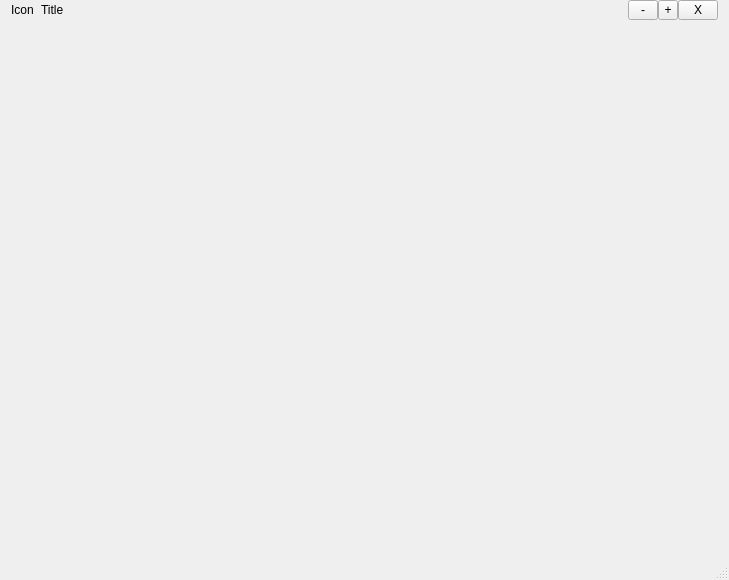
<?xml version="1.0" encoding="UTF-8"?>
<ui version="4.0">
 <class>DialogBase</class>
 <widget class="QDialog" name="DialogBase">
  <property name="geometry">
   <rect>
    <x>0</x>
    <y>0</y>
    <width>729</width>
    <height>580</height>
   </rect>
  </property>
  <property name="windowTitle">
   <string>Dialog</string>
  </property>
  <property name="sizeGripEnabled">
   <bool>true</bool>
  </property>
  <layout class="QVBoxLayout" name="verticalLayout_2">
   <property name="spacing">
    <number>0</number>
   </property>
   <property name="margin">
    <number>0</number>
   </property>
   <item>
    <layout class="QVBoxLayout" name="Outline">
     <property name="spacing">
      <number>0</number>
     </property>
     <property name="leftMargin">
      <number>11</number>
     </property>
     <property name="topMargin">
      <number>0</number>
     </property>
     <property name="rightMargin">
      <number>11</number>
     </property>
     <property name="bottomMargin">
      <number>11</number>
     </property>
     <item>
      <layout class="QHBoxLayout" name="TitleBar">
       <property name="spacing">
        <number>0</number>
       </property>
       <property name="leftMargin">
        <number>0</number>
       </property>
       <property name="topMargin">
        <number>0</number>
       </property>
       <property name="rightMargin">
        <number>0</number>
       </property>
       <property name="bottomMargin">
        <number>5</number>
       </property>
       <item>
        <widget class="QLabel" name="icon">
         <property name="text">
          <string>Icon</string>
         </property>
        </widget>
       </item>
       <item>
        <widget class="QLabel" name="space">
         <property name="text">
          <string/>
         </property>
        </widget>
       </item>
       <item>
        <widget class="QLabel" name="title">
         <property name="text">
          <string>Title</string>
         </property>
        </widget>
       </item>
       <item>
        <spacer name="horizontalSpacer">
         <property name="orientation">
          <enum>Qt::Horizontal</enum>
         </property>
         <property name="sizeHint" stdset="0">
          <size>
           <width>40</width>
           <height>20</height>
          </size>
         </property>
        </spacer>
       </item>
       <item>
        <widget class="QToolButton" name="toolButton">
         <property name="minimumSize">
          <size>
           <width>30</width>
           <height>20</height>
          </size>
         </property>
         <property name="maximumSize">
          <size>
           <width>30</width>
           <height>20</height>
          </size>
         </property>
         <property name="text">
          <string>-</string>
         </property>
         <property name="iconSize">
          <size>
           <width>20</width>
           <height>20</height>
          </size>
         </property>
        </widget>
       </item>
       <item>
        <widget class="QToolButton" name="toolButton_2">
         <property name="minimumSize">
          <size>
           <width>20</width>
           <height>20</height>
          </size>
         </property>
         <property name="maximumSize">
          <size>
           <width>20</width>
           <height>20</height>
          </size>
         </property>
         <property name="text">
          <string>+</string>
         </property>
        </widget>
       </item>
       <item>
        <widget class="QToolButton" name="toolButton_3">
         <property name="minimumSize">
          <size>
           <width>40</width>
           <height>20</height>
          </size>
         </property>
         <property name="maximumSize">
          <size>
           <width>40</width>
           <height>20</height>
          </size>
         </property>
         <property name="text">
          <string>X</string>
         </property>
         <property name="iconSize">
          <size>
           <width>20</width>
           <height>20</height>
          </size>
         </property>
        </widget>
       </item>
      </layout>
     </item>
     <item>
      <widget class="QWidget" name="MenuBar_2" native="true">
       <layout class="QHBoxLayout" name="MenuBar">
        <property name="margin">
         <number>11</number>
        </property>
       </layout>
      </widget>
     </item>
     <item>
      <widget class="QWidget" name="widget" native="true">
       <property name="sizePolicy">
        <sizepolicy hsizetype="Preferred" vsizetype="Preferred">
         <horstretch>0</horstretch>
         <verstretch>5</verstretch>
        </sizepolicy>
       </property>
      </widget>
     </item>
     <item>
      <layout class="QHBoxLayout" name="StatusBar">
       <property name="leftMargin">
        <number>11</number>
       </property>
       <property name="topMargin">
        <number>5</number>
       </property>
       <property name="rightMargin">
        <number>11</number>
       </property>
       <property name="bottomMargin">
        <number>5</number>
       </property>
      </layout>
     </item>
    </layout>
   </item>
  </layout>
 </widget>
 <resources/>
 <connections/>
</ui>
